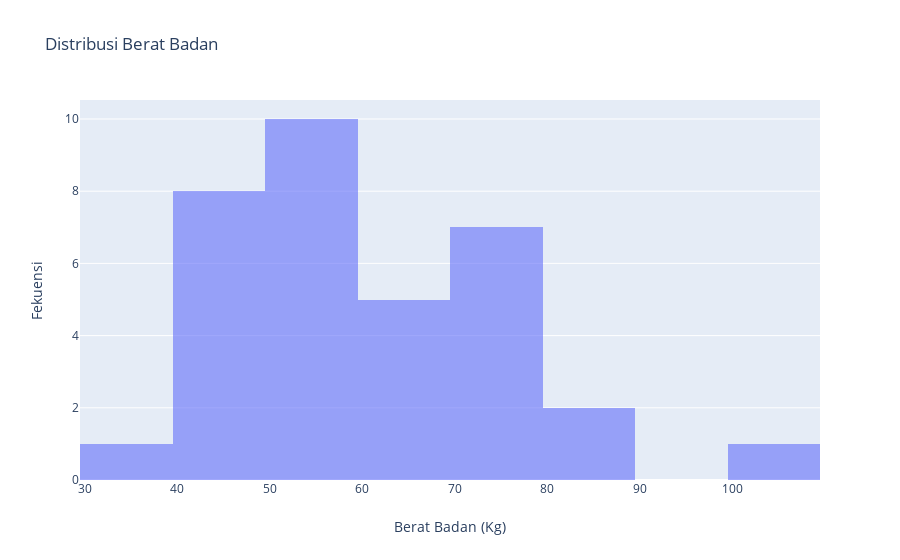

Source (notebook cell):
### Markdown cell above
## Distribusi Frekuensi BMI dan BMR

### Code cell
data = [go.Histogram(
    x = df['berat'],
    marker=dict(opacity= 0.6)
)]

layout = go.Layout(title="Distribusi Berat Badan",
                   xaxis=dict(title='Berat Badan (Kg)'),
                   yaxis=dict(title='Fekuensi'),
                  )
fig = go.Figure(data=data, layout=layout)
iplot(fig, filename='dist-berat')

### Figure 1 — Plotly figure (JSON) as saved in the notebook; plotly's stock layout.template omitted (floating-point values rounded to 4 significant figures)
{"data": [{"marker": {"opacity": 0.6}, "type": "histogram", "x": [71, 55, 64, 80, 56, 45, 52, 48, 85, 73, 70, 70, 61, 70, 52, 42, 38, 60, 107, 47, 55, 50, 67, 50, 41, 50, 75, 45, 45, 55, 52, 64, 44, 79]}], "layout": {"title": {"text": "Distribusi Berat Badan"}, "xaxis": {"title": {"text": "Berat Badan (Kg)"}}, "yaxis": {"title": {"text": "Fekuensi"}}}}
